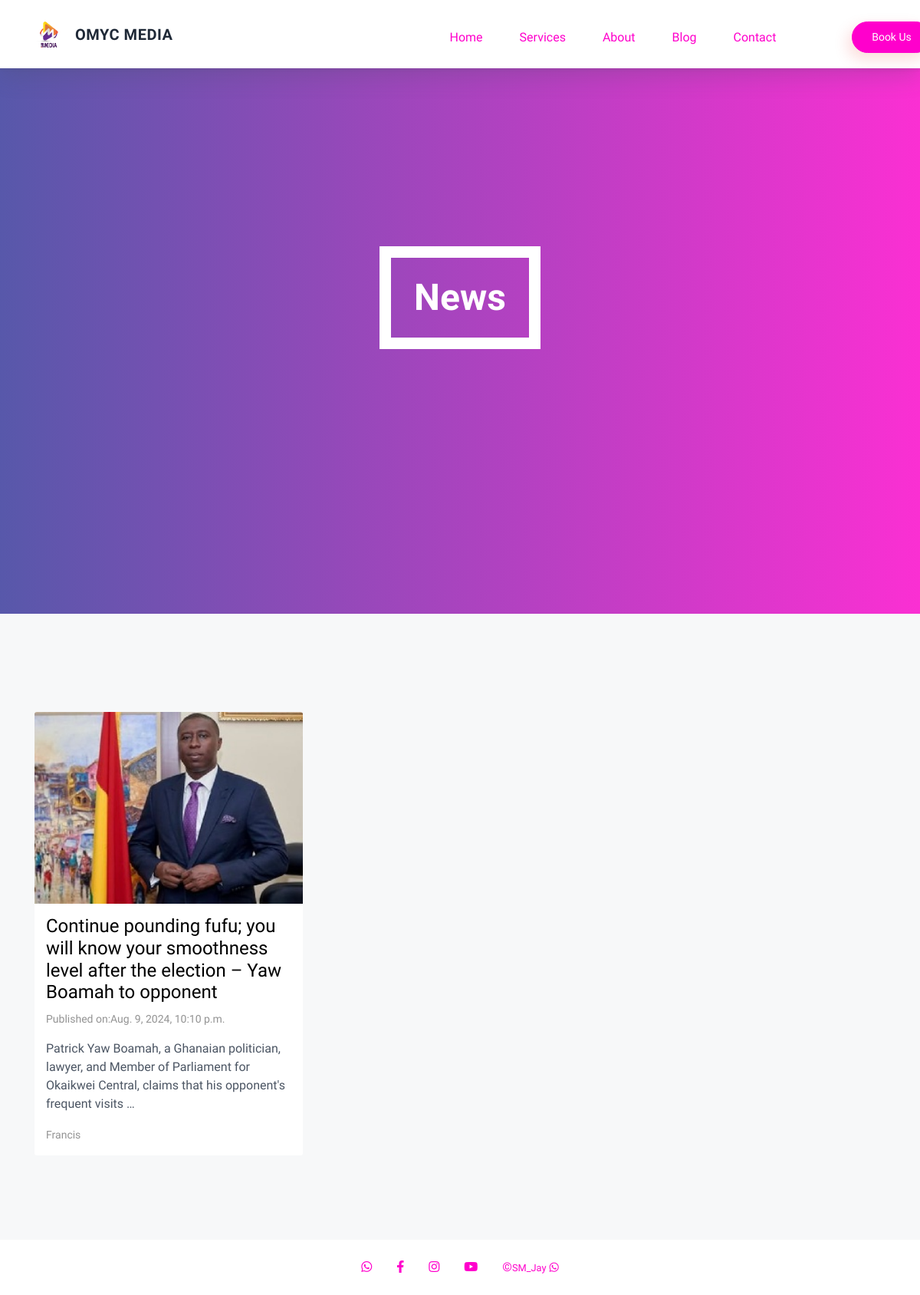
Page /blog/type/3/ on the committed database.
### studio/models.py (models this page shows, shortened)
class Type(models.Model):
    name = models.CharField(max_length=255)
    class Meta:
        verbose_name_plural = "Blog Type"

class Blog(models.Model):
    type = models.ForeignKey(Type,on_delete=models.CASCADE)
    title = models.CharField(max_length=255)
    content = models.TextField(max_length=10000)
    date = models.DateTimeField(blank=True,null=True)
    image = models.ImageField(blank=True,null=True)
    author = models.CharField(max_length=50)
    @property
    def imageURL(self):
        try:
            url = self.image.url
        except:
            url =''
        return url
    class Meta:
        ordering = ['date']
        verbose_name_plural = "Blogs"

### studio/views.py (the view)
# urls.py: path('blog/type/<int:type_id>/', views.blog_by_type, name='blog_by_type'),
def blog_by_type(request, type_id):
    blog_type = get_object_or_404(Type, pk=type_id)
    blogs = Blog.objects.filter(type=blog_type).select_related('type').order_by('-date')
    paginator = Paginator(blogs, 12)
    page_number = request.GET.get('page')
    page_obj = paginator.get_page(page_number)
    context = {
        'blog_type': blog_type,
        'page_obj': page_obj,
    }
    return render(request, 'blog_by_type.html', context)

### templates/blog_by_type.html (shortened to what this page needs)
{% load static %}
<!DOCTYPE html>
<html lang="en">
<head>
    <link rel="stylesheet" href="https://cdnjs.cloudflare.com/ajax/libs/font-awesome/6.0.0-beta3/css/all.min.css">
    <link rel="stylesheet" href="https://unpkg.com/tailwindcss@2.2.19/dist/tailwind.min.css"/>
    <link rel="stylesheet" href="{% static 'vendor/bootstrap/bootstrap.min.css' %}">
    <link rel="stylesheet" href="{% static 'vendor/select2/select2.min.css' %}">
    <link rel="stylesheet" href="{% static 'vendor/owlcarousel/owl.carousel.min.css' %}">
    <link rel="stylesheet" href="{% static 'vendor/lightcase/lightcase.css' %}">
    <link rel="stylesheet" href="{% static 'css/style.min.css' %}">
    <link rel="stylesheet" href="https://cdn.linearicons.com/free/1.0.0/icon-font.min.css">
    <link rel="stylesheet" href="https://use.fontawesome.com/releases/v5.8.1/css/all.css">
</head>
<body class="bg-white text-gray-600 work-sans leading-normal text-base tracking-normal">
    <nav id="header" class="w-full z-30 top-0 py-1 fixed bg-white shadow">
        <div class="w-full container mx-auto flex flex-wrap items-center justify-between mt-0 px-0 py-0">
            <div class="hidden md:flex md:items-center md:w-auto w-full order-3 md:order-1" id="menu">
                <nav>
                    <ul class="md:flex items-center justify-between text-base text-gray-700 pt-4 md:pt-0">
                        <li><a class="inline-block no-underline hover:text-black hover:underline py-2 px-4 nav-link scrollto" href="/">Home</a></li>
                        <li><a class="inline-block no-underline hover:text-black hover:underline py-2 px-4 nav-link scrollto" href="{% url 'index' %}#services">Services</a></li>
                        <li><a class="inline-block no-underline hover:text-black hover:underline py-2 px-4 nav-link scrollto" href="{% url 'index' %}#about">About</a></li>
                        <li><a class="inline-block no-underline hover:text-black hover:underline py-2 px-4 nav-link scrollto" href="{% url 'blog' %}">Blog</a></li>
                        <li><a class="inline-block no-underline hover:text-black hover:underline py-2 px-4 nav-link scrollto" href="{% url 'contact' %}">Contact</a></li>
                        <li class="col-md-5 text-center"> <a href="{% url 'booking' %}"class="btn btn-primary btn-shadow btn-lg" ><button>Book Us</button></a></li>
                    </ul>
                </nav>
            </div>
            <div class="order-1 md:order-2">
                <a class="flex items-center tracking-wide no-underline hover:no-underline font-bold text-gray-800 text-xl " href="/">
                    <div class="flex items-center space-x-2">
                        <img src="{% static 'img/my logo.jpg' %}" alt="Logo" class="h-12">
                    </div>
                    OMYC MEDIA
                </a>
            </div>
        </div>
    </nav>
    <div class="jumbotron jumbotron-single d-flex align-items-center">
        <div class="container text-center">
          <h1 class="display-2 mb-4">{{ blog_type.name }}</h1>
        </div>
      </div>
      <div id="blog-section" class="bg-grey">
          <div class="container">
              <div class="section-content">
                  <div class="row">
                      <div class="col-md-12 blog-holder">
                          <div class="row">
                              {% for blog in page_obj %}
                              <div class="col-md-4 blog-item-wrapper" data-aos="fade-up">
                                  <div class="blog-item">
                                          <div class="blog-img">
                                              {% if blog.image %}
                                                  <a href="{% url 'post' blog_id=blog.pk  %}"><img src="{{blog.imageURL}}" alt=""></a>
                                              {% endif %}
                                          </div>
                                          <div class="blog-text">
                                              <div class="blog-title">
                                                  <a href="{% url 'post' blog_id=blog.pk  %}"><h4>{{blog.title}}</h4></a>
                                              </div>
                                              <div class="blog-meta">
                                                  <p class="blog-date">Published on:{{blog.date}}</p>
                                              </div>
                                              <div class="blog-desc">
                                                  <p>{{blog.content|truncatewords:20}}</p>
                                              </div>
                                              <div class="blog-author">
                                                  <p>{{blog.author}}</p>
                                              </div>
                                          </div>
                                  </div>
                              </div>
                              {% endfor %}
                          </div>
                      </div>
                  </div>
              </div>
          </div>
      </div>
    <footer class="mastfoot my-3" id="contact">
        <div class="inner container">
            <div class="row">
                <div class="col-lg-4 col-md-12 d-flex align-items-center">
                </div>
                <div class="col-lg-4 col-md-12">
                    <nav class="nav nav-mastfoot justify-content-center">
                        <a class="nav-link" href="https://wa.me/+233547039326">
                            <i class="fab fa-whatsapp" style="font-size: 16px;"></i>
                        </a>
                        <a class="nav-link" href="https://www.facebook.com/profile.php?id=61554059577688">
                            <i class="fab fa-facebook-f" style="font-size: 16px;"></i>
                        </a>
                        <a class="nav-link" href="https://www.instagram.com/omyc5?igsh=eGduZGRhank3d3Fl">
                            <i class="fab fa-instagram" style="font-size: 16px;"></i>
                        </a>
                        <a class="nav-link" href="https://www.youtube.com/channel/UCS5bJXDKxz8JKL68XyELJLg">
                            <i class="fab fa-youtube" style="font-size: 16px;"></i>
                        </a>
                        <a class="nav-link" href="https://wa.me/+233506632349">
                            &copy;<small>SM_Jay</small>&nbsp;<i class="fab fa-whatsapp" style="font-size: 14px;"></i>
                       </a>
                    </nav>
                    </div>
                </div>
            </div>
    </footer>
</body>
</html>

### templates/blog_by_type.html (style rules this page uses)
.work-sans { font-family: 'Work Sans', sans-serif; }

### rows in the picture
Type: name "News"
Blog: imageURL (picture), title "Continue pounding fufu; you will know your smoothness level after the election – Yaw Boamah to opponent", date "Aug. 9, 2024, 10:10 p.m.", content "Patrick Yaw Boamah, a Ghanaian politician, lawyer, and Member of Parliament for Okaikwei Central, claims that his opponent's frequent visits …", author "Francis"
